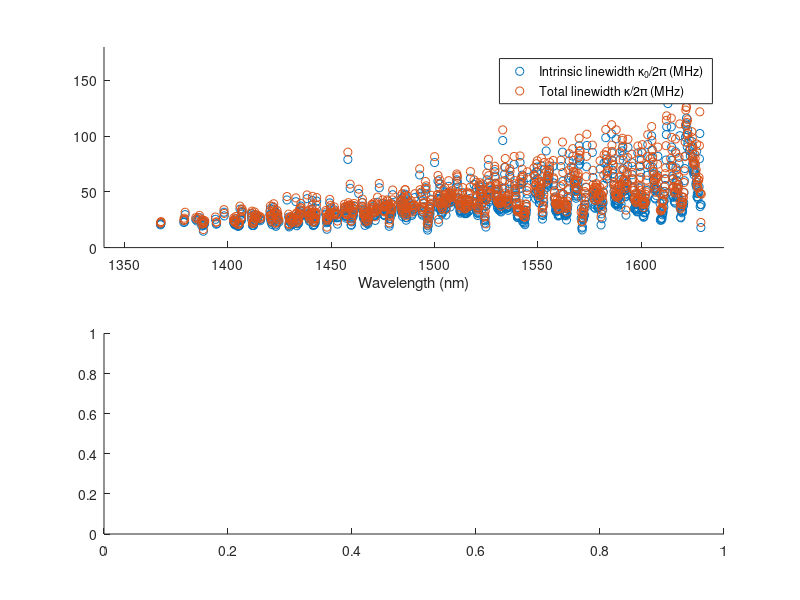

Reproduce this figure in MATLAB. (Note: this script raises an error after producing the figure.)
clear all
data1 = load('D81_04_F2_C3_30_1_0.6_pol1_laser1_calibData_res.mat');
data2 = load('D81_04_F2_C3_30_0.6_0.6_pol1_laser1_calibData_res.mat');
data3 = load('D81_04_F2_C3_30_0_0.6_pol1_laser1_calibData_res.mat');

c = 299792458;
K = transpose(data2.res);

for i=1:1:length(K)
    kappa0(i) = K(i).kappa0/1e6;
    kappaEx(i) = K(i).kappaEx/1e6;
    kappaTotal(i) = K(i).kappa0/1e6 + K(i).kappaEx/1e6;
    Frequency(i) = K(i).freq/1e12;
end

subplot(2,1,1);
scatter(transpose(c./Frequency*1e-3),transpose(kappa0))
hold on
scatter(transpose(c./Frequency*1e-3),transpose(kappaTotal))
xlim([1340 1640])
ylim([0 180])
xlabel('Wavelength (nm)')

legend('Intrinsic linewidth \kappa_{0}/2\pi (MHz)','Total linewidth \kappa/2\pi (MHz)')

subplot(2,1,2);
nbins = 50;
edgebin = 0:120;
h = histogram(transpose(kappa0),'BinEdges',0:3:120);
xlim([0 120]);
ylim([0 120])

% savefig('Q_p_0.6.fig');
